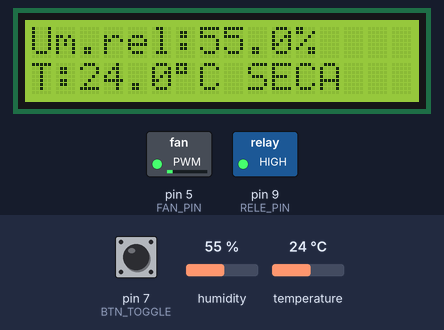
The sketch below on a simulated Arduino Uno, built with avr-gcc and run on an emulated ATmega328P. On the bench: 16×2 character LCD, switched loads named in the sketch (green lamp = pin HIGH). The test bench sets the inputs (shaded band); at power-on: pin 7 (BTN_TOGGLE) HIGH, humidity 55 %, temperature 24 °C.

Above: at 4.2 s.
4.3 s: pin 7 (BTN_TOGGLE) pulled LOW for 2.35 s
At 7.8 s:
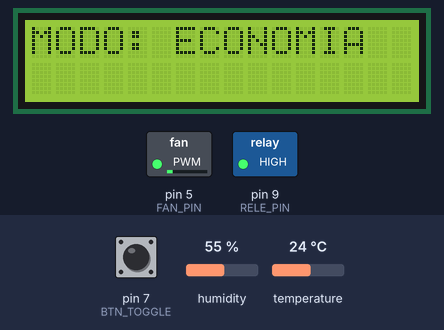
12.6 s: pin 7 (BTN_TOGGLE) pulled LOW for 2.35 s
At 15.3 s:
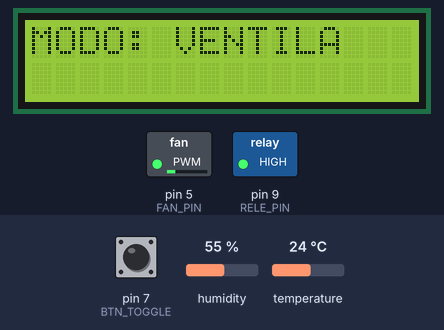
20.9 s: pin 7 (BTN_TOGGLE) pulled LOW for 2.35 s
At 24.0 s:
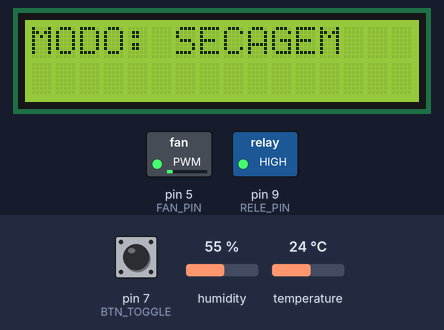
29.2 s: humidity set to 22 %
At 31.0 s:
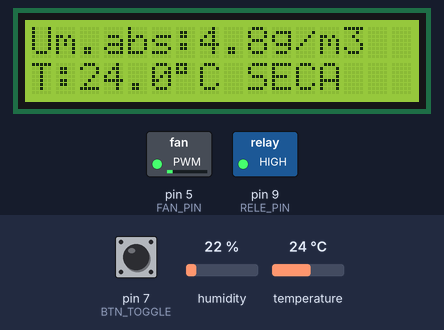
33.9 s: humidity set to 40 %
At 35.4 s:
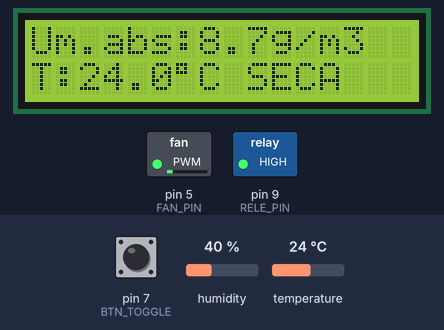
37.9 s: humidity set to 68 %
At 39.8 s:
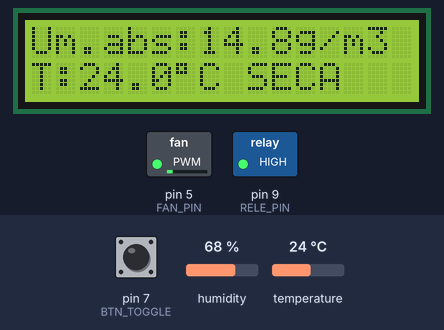
Timing chart, 0 to 41.3 s (numbered marks = the images above; inputs shaded):
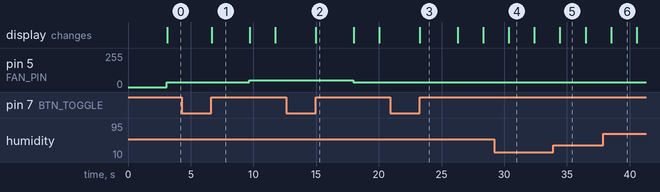

Measured:
- after the input at 4.3 s, pin 5 (FAN_PIN): 34/255 → 51/255 after 5.4 s; the display: changes after 2.4 s (image 1)
- after the input at 12.6 s, pin 5 (FAN_PIN): 51/255 → 34/255 after 5.4 s; the display: changes after 2.4 s (image 2)
- after the input at 20.9 s, the display: changes after 2.4 s (image 3)
- after the input at 29.2 s, the display: changes after 1.2 s (image 4)
- after the input at 33.9 s, the display: changes after 0.54 s (image 5)
- after the input at 37.9 s, the display: changes after 0.61 s (image 6)
- what the display in image 1 shows lasts 3.0 s, from 6.7 s to 9.7 s

The sketch:

Caixa_Filamento.ino
```cpp
#include <Wire.h>
#include <LiquidCrystal_I2C.h>
#include "dht.h"
#include <math.h>

// ===== Hardware =====
LiquidCrystal_I2C lcd(0x27, 16, 2);
dht DHT;

// Pinos
#define BTN_TOGGLE 7
#define RELE_PIN   9
#define FAN_PIN    5
#define DHTPIN     A2

// Limites (histerese) por modo
const float T_SECA_LIGA     = 35.0;
const float T_SECA_DESLIGA  = 50.0;
const float T_DORME_LIGA    = 28.0;
const float T_DORME_DESLIGA = 40.0;
const float T_VENT_LIGA     = 30.0;
const float T_VENT_DESLIGA  = 50.0;

// Fan quando lâmpada está DESLIGADA:
// use 0 para OFF total, ou um valor baixo (ex.: 35) para circulação mínima
const uint8_t FAN_IDLE_PWM  = 30;

// Filtro de salto máximo
const float  MAX_SALTO       = 3.0;   // °C
static float tempValida      = 0.0;
static bool  primeiraLeitura = true;

// Modos
enum Mode { SECAGEM, ECONOMIA, VENTILA };
Mode modoAtual = SECAGEM;

// Estado da lâmpada (HIGH = relé fechado = lâmpada ON)
bool lampadaLigada = true;

// Debounce simples
bool botaoApertado(int pin) {
  if (digitalRead(pin) == LOW) {
    delay(50);
    if (digitalRead(pin) == LOW) {
      while (digitalRead(pin) == LOW);
      return true;
    }
  }
  return false;
}

// PWM linear do fan: Tmin=20°C, Tmax depende do modo
uint8_t calcFanSpeed(float temp, float tMax) {
  if (temp <= 20.0) return 0;
  if (temp >= tMax)  return 255;
  return (uint8_t)((temp - 20.0) * 255.0 / (tMax - 20.0));
}

void setup() {
  Wire.begin();
  lcd.init();
  lcd.backlight();

  // Boas-vindas
  lcd.clear();
  lcd.setCursor(3,0); lcd.print("Bem Vindo!");
  lcd.setCursor(4,1); lcd.print("DrySynth");
  delay(3000);
  lcd.clear();

  pinMode(RELE_PIN, OUTPUT);
  digitalWrite(RELE_PIN, HIGH);   // HIGH = lâmpada ON (começa acesa)

  pinMode(FAN_PIN, OUTPUT);
  analogWrite(FAN_PIN, 0);

  pinMode(BTN_TOGGLE, INPUT_PULLUP);
}

void loop() {
  // Alterna de modo no botão
  if (botaoApertado(BTN_TOGGLE)) {
    modoAtual = Mode((modoAtual + 1) % 3);
    lcd.clear();
    switch (modoAtual) {
      case SECAGEM:  lcd.print("MODO: SECAGEM");  break;
      case ECONOMIA: lcd.print("MODO: ECONOMIA"); break;
      case VENTILA:  lcd.print("MODO: VENTILA");  break;
    }
    delay(3000);
    lcd.clear();

    // recomeça com lâmpada acesa e aceita a 1ª leitura crua
    lampadaLigada   = true;
    digitalWrite(RELE_PIN, HIGH);
    primeiraLeitura = true;
  }

  // Leitura + filtro de salto
  DHT.read22(DHTPIN);
  float tempRaw = DHT.temperature;
  float umidRel = DHT.humidity;

  if (!isnan(tempRaw)) {
    if (primeiraLeitura) {
      tempValida = tempRaw;
      primeiraLeitura = false;
    } else if (fabs(tempRaw - tempValida) <= MAX_SALTO) {
      tempValida = tempRaw;
    }
  }
  float temp = tempValida;

  if (isnan(temp) || (modoAtual == SECAGEM && isnan(umidRel))) {
    lcd.clear();
    lcd.setCursor(0,0);
    lcd.print("Erro sensor");
    delay(2000);
    return;
  }

  // Umidade absoluta (g/m3)
  float es      = 6.112 * exp((17.67 * temp)/(temp + 243.5));
  float e       = (umidRel/100.0) * es;
  float umidAbs = (216.7 * e)/(temp + 273.15);

  // Controle da lâmpada (HIGH = ON, LOW = OFF) por modo
  float tMax = T_SECA_DESLIGA;  // default
  float tMin = T_SECA_LIGA;
  switch (modoAtual) {
    case SECAGEM:
      tMin = T_SECA_LIGA;     tMax = T_SECA_DESLIGA;  break;
    case ECONOMIA:
      tMin = T_DORME_LIGA;    tMax = T_DORME_DESLIGA; break;
    case VENTILA:
      tMin = T_VENT_LIGA;     tMax = T_VENT_DESLIGA;  break;
  }

  if (lampadaLigada && temp >= tMax) {
    digitalWrite(RELE_PIN, LOW);
    lampadaLigada = false;
  } else if (!lampadaLigada && temp < tMin) {
    digitalWrite(RELE_PIN, HIGH);
    lampadaLigada = true;
  }

  // FAN: acelera só quando a lâmpada está ON; senão usa FAN_IDLE_PWM
  uint8_t fanPWM = lampadaLigada ? calcFanSpeed(temp, tMax) : FAN_IDLE_PWM;
  analogWrite(FAN_PIN, fanPWM);

  // Display
  static bool mostrarAbs = false;
  lcd.clear();
  lcd.setCursor(0,0);
  if (mostrarAbs) {
    lcd.print("Um.abs:");
    lcd.print(umidAbs, 1);
    lcd.print("g/m3");
  } else {
    lcd.print("Um.rel:");
    lcd.print(umidRel, 1);
    lcd.print("%");
  }
  mostrarAbs = !mostrarAbs;

  lcd.setCursor(0,1);
  lcd.print("T:");
  lcd.print(temp, 1);
  lcd.write((uint8_t)223);  // °
  lcd.print("C ");
  switch (modoAtual) {
    case SECAGEM:  lcd.print("SECA"); break;
    case ECONOMIA: lcd.print("ECO");  break;
    case VENTILA:  lcd.print("VENT"); break;
  }

  delay(2000);
}
```
